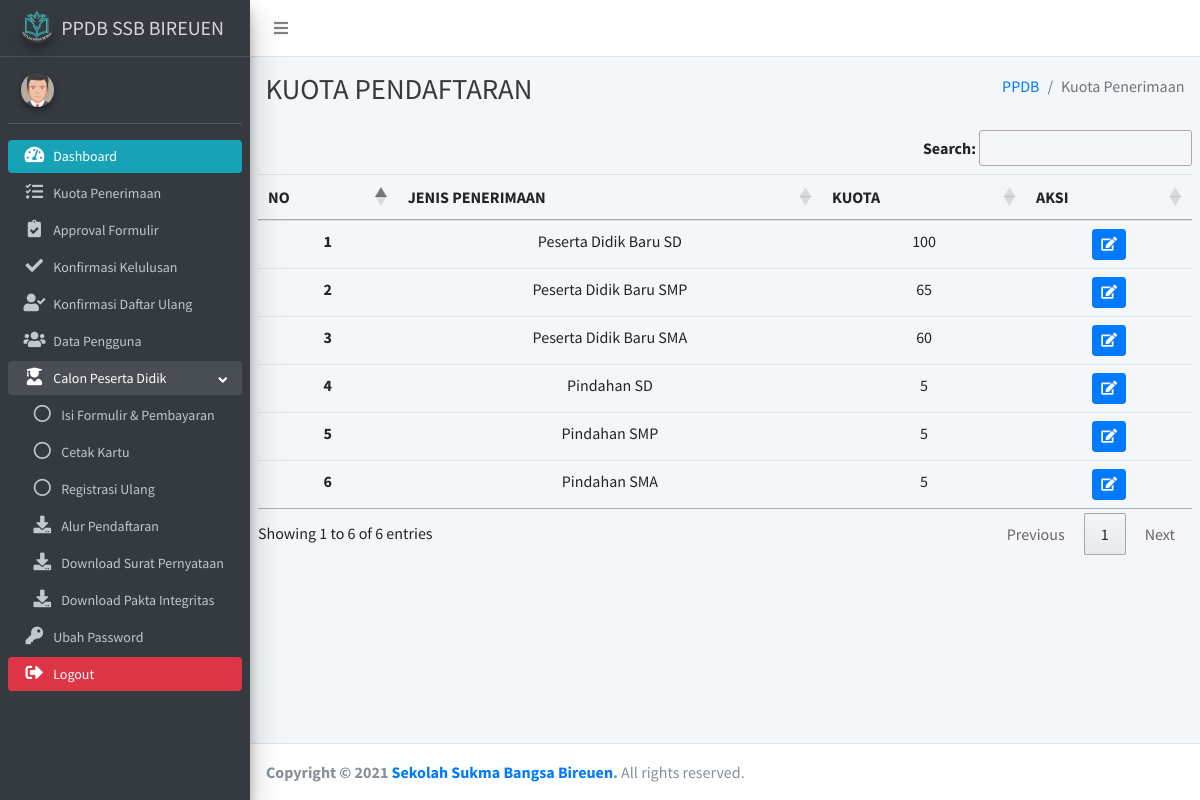
The app's page /index.php/home/kuota with its own data.
### tables this page shows
CREATE TABLE `kuota` (
  `id` int(11) NOT NULL,
  `jenis` varchar(255) NOT NULL,
  `kuota` int(5) NOT NULL
);

### application/controllers/Home.php (called while the page is built, shortened)
<?php
class Home extends CI_Controller {
	public function kuota()
	{
		$data['kuota'] = $this->M_ppdb->tampil_data_kuota()->result();
		$this->load->view('template/header');
		$this->load->view('template/sidebar');
		$this->load->view('kuota',$data);
		$this->load->view('template/footer');
	}
}

### index.php (called while the page is built, shortened)
<?php
require_once BASEPATH.'core/CodeIgniter.php';

### application/models/M_ppdb.php (called while the page is built, shortened)
<?php
class M_ppdb extends CI_Model{
    public function tampil_data_kuota(){
        return $this->db->get('kuota');
     }
}
?>

### application/views/kuota.php (the view, shortened to what this page needs)
<div class="content-wrapper">
 <div class="content-header">
      <div class="container-fluid">
        <div class="row mb-2">
          <div class="col-sm-6">
            <h1 class="m-0 text-dark">KUOTA PENDAFTARAN</h1>
          </div>
          <div class="col-sm-6">
            <ol class="breadcrumb float-sm-right">
              <li class="breadcrumb-item"><a href="#">PPDB</a></li>
              <li class="breadcrumb-item active">Kuota Penerimaan</li>
            </ol>
          </div>
        </div>
      </div>
    </div>
    <div class="content">
    <table class="table table-hover" id="example">
          <thead class="text-center">
            <tr>
              <th scope="col">NO</th>
              <th scope="col">JENIS PENERIMAAN</th>
              <th scope="col">KUOTA</th>
              <th scope="col">AKSI</th>
            </tr>
          </thead>
          <tbody>
          <?php $i = 1;
	        foreach ($kuota as $data) : ?>
		<tr class="nomor text-center">
            <th scope="row"><?php echo $i ;?></th>
            <td><?php echo $data->jenis;?></td>
            <td><?php echo $data->kuota;?></td>
            <td><?php echo anchor('home/editkuota/'.$data->id,'<div class="btn btn-primary btn-sm"><i class="fa fa-edit"></i></div>')?> </td>
		</tr>
		<?php $i++; ?>
	<?php endforeach ;?>
          </tbody>
        </table>
    </div>
</div>
</div>

### records on screen
kuota: jenis "Peserta Didik Baru SD", kuota "100"
kuota: jenis "Peserta Didik Baru SMP", kuota "65"
kuota: jenis "Peserta Didik Baru SMA", kuota "60"
kuota: jenis "Pindahan SD", kuota "5"
kuota: jenis "Pindahan SMP", kuota "5"
kuota: jenis "Pindahan SMA", kuota "5"
